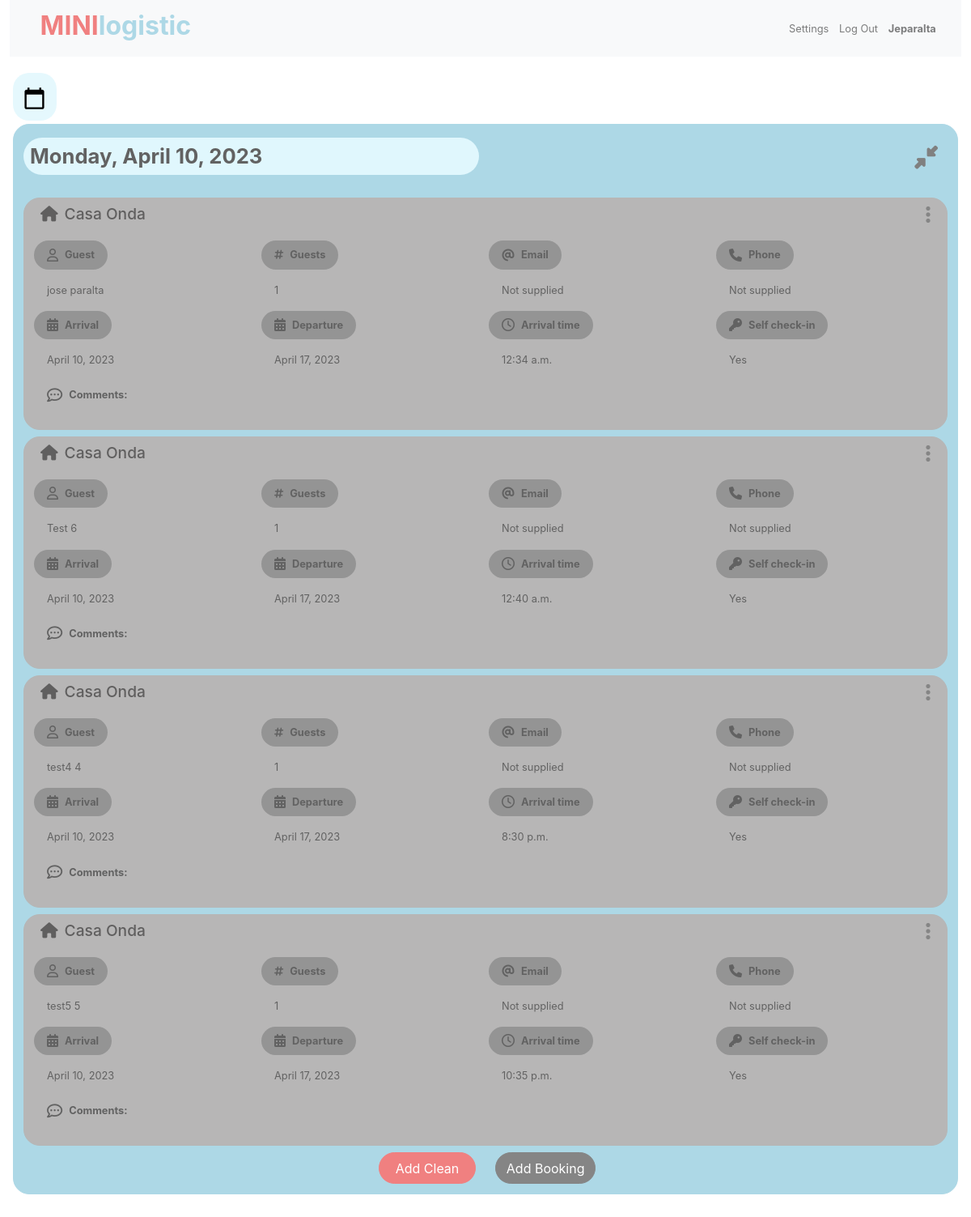
The page /minilogistic/fullday/2023-04-10/ (signed in) on the database its author committed.
### minilogistic/models.py (models this page shows, shortened)
class User(AbstractUser):
    groups = models.ManyToManyField(Group, related_name='minilogistic_users', blank=True)
    user_permissions = models.ManyToManyField(Permission, related_name='minilogistic_users', blank=True)

class Booking(models.Model):
    account = models.ForeignKey(Account, on_delete=models.CASCADE, related_name="bookings")
    firstname = models.CharField(max_length=64)
    lastname = models.CharField(max_length=64)
    number_pax = models.IntegerField(default=0)
    email = models.EmailField(blank=True)
    phone_number = PhoneNumberField(blank=True, null=True)
    location = models.ForeignKey(Location, on_delete=models.PROTECT, related_name="bookings")
    arrival_time = models.TimeField()
    arrival_date = models.DateField()
    departure_date = models.DateField()
    comment = models.TextField(max_length=500, blank=True, null=True)
    self_check_in = models.BooleanField(default=True)
    date_created = models.DateTimeField(default= datetime.today)
    added_by = models.ForeignKey(User, on_delete=models.CASCADE, related_name="bookings_added", blank=True)

class Location(models.Model):
    account = models.ForeignKey(Account, on_delete=models.CASCADE, related_name="locations")
    name = models.CharField(max_length=64)
    address = models.TextField(max_length=200, blank=True)
    comment = models.TextField(max_length=500, blank=True)
    date_created = models.DateTimeField(default= datetime.today)
    def __str__(self):
        return f"{self.name}"

### minilogistic/views.py (the view)
# urls.py: path('fullday/<str:day>/', views.fullday_view, name='fullday'),
def fullday_view(request, day):
    user = request.user
    selector = Selector.objects.filter(user=user).first()
    selected_account= selector.account
    day_date = datetime.strptime(day, "%Y-%m-%d").date()
    print("day:", day)
    print("day_date:", day_date)
    bookings = Booking.objects.filter(arrival_date=day_date, account=selected_account).order_by("arrival_date", "arrival_time")
    cleans = Clean.objects.filter(date=day_date, account=selected_account).order_by("date", "start_time")
    return render(request, "minilogistic/fullday.html", {
        "day":day_date,
        "bookings":bookings,
        "cleans":cleans
    })

### minilogistic/templates/minilogistic/fullday.html (shortened to what this page needs)
{% extends "minilogistic/layout.html" %}
{% load static %}
{% block body %}
    <div class="container-fluid">
        <div class="row">
            <div class="col">
                <div class="row">
                    <div class="col">
                        <div id="date-picker" class="row">
                            <form>
                                <input type="date" class="form-control" id="fulldatepicker" value="{{ day|date:'Y-m-d' }}">
                            </form>
                        </div>
                    </div>
                </div>
            </div>
        </div>
    </div>
<div id="fullday-agenda-body">
    <div class="row">
        <div class="col day-section-container" id="day-sections">
                <div class="day-section">
                    <div class="row">
                        <div class="col fullday-section-date-container">
                            <h2 class="section-date" data-date="{{ day|date:'Y-m-d' }}">{{ day|date:"l, F j, Y" }}</h2>
                        </div>
                        <div class="col">
                            <div class="back-to-agenda align-self-start mt-2">
                                <a  href="{% url 'minilogistic:agenda' %}"><h4><i class="fa-solid fa-xl fa-down-left-and-up-right-to-center"></i></h4></a>
                            </div>
                        </div>
                    </div>
                    {% for booking in bookings %}
                        {% if booking.arrival_date == day %}
                        <div class="row booking-section" id="booking-section-{{booking.id}}">
                            <div class="col">
                                <div class="row">
                                    <div class="col">
                                            <h4><i class="fa-solid fa-house icon-margin-right"></i>{{ booking.location }}</h4>
                                    </div>
                                    <div>
                                        <i class="fa fa-ellipsis-v booking-edit-icon" style="font-size:30px;" data-bookingid="{{ booking.id }}"></i>
                                    </div>
                                </div>
                                <div class="row">
                                    <div class="col">
                                        <div class="row">
                                            <div class="booking-item-container-title">
                                                <p><b>Guest</b></p>
                                            </div>
                                        </div>
                                        <div class="row">
                                                <div class="booking-item-container">
                                                   <p>{{ booking.firstname }} {{ booking.lastname }}</p>
                                                </div>
                                        </div>
                                    </div>
                                    <div class="col">
                                        <div class="row">
                                            <div class="booking-item-container-title">
                                                <p><b><i class="fa-solid fa-hashtag icon-margin-right"></i>Guests</b></p>
                                            </div>
                                        </div>
                                        <div class="row">
                                                <div class="booking-item-container">
                                                   <p>{{ booking.number_pax }}</p>
                                                </div>
                                        </div>
                                    </div>
                                    <div class="col">
                                        <div class="row">
                                            <div class="booking-item-container-title">
                                                <p><b>Email</b></p>
                                            </div>
                                        </div>
                                        <div class="row">
                                            <div class="booking-item-container">
                                                {% if booking.email %}
                                                <p>{{ booking.email }}</p>
                                                {% else %}
                                                <p>Not supplied</p>
                                                {% endif %}
                                            </div>
                                        </div>
                                    </div>
                                    <div class="col">
                                        <div class="row">
                                            <div class="booking-item-container-title">
                                                <p><b>Phone</b></p>
                                            </div>
                                        </div>
                                        <div class="row">
                                            <div class="booking-item-container">
                                                {% if booking.phone_number %}
                                                <p>{{ booking.phone_number }}</p>
                                                {% else %}
                                                <p>Not supplied</p>
                                                {% endif %}
                                            </div>
                                        </div>
                                    </div>
                                </div>
                                <div class="row">
                                    <div class="col">
                                        <div class="row">
                                            <div class="booking-item-container-title">
                                                <p><b>Arrival</b></p>
                                            </div>
                                        </div>
                                        <div class="row">
                                                <div class="booking-item-container">
                                                   <p>{{ booking.arrival_date }}</p>
                                                </div>
                                        </div>
                                    </div>
                                    <div class="col">
                                        <div class="row">
                                            <div class="booking-item-container-title">
                                                <p><b>Departure</b></p>
                                            </div>
                                        </div>
                                        <div class="row">
                                            <div class="booking-item-container">
                                                <p>{{ booking.departure_date }}</p>
                                            </div>
                                        </div>
                                    </div>
                                    <div class="col">
                                        <div class="row">
                                            <div class="booking-item-container-title">
                                                <p><b></i>Arrival time</b></p>
                                            </div>
                                        </div>
                                        <div class="row">
                                            <div class="booking-item-container">
                                                {% if booking.arrival_time %}
                                                <p>{{ booking.arrival_time }}</p>
                                                {% endif %}
                                            </div>
                                        </div>
                                    </div>
                                    <div class="col">
                                        <div class="row">
                                            <div class="booking-item-container-title">
                                                <p><b>Self check-in</b></p>
                                            </div>
                                        </div>
                                        <div class="row">
                                            <div class="booking-item-container">
                                                {% if booking.self_check_in == True %}
                                                <p>Yes</p>
                                                {% else %}
                                                <p>No</p>
                                                {% endif %}
                                            </div>
                                        </div>
                                    </div>
                                </div>
                                <div class="row">
                                    <div class="booking-item-container">
                                        <p><b>Comments:</b></p>
                                    </div>
                                </div>
                                <div class="row">
                                    <div class="comments-section">
                                    </div>
                                </div>
                            </div>
                        </div>
                        {% endif %}
                    {% endfor %}
                    <div class="row">
                        <div class="col text-right button-container">
                            <button type="button" class="clean-button btn btn-info btn-lg" data-newclean-form-url="{% url 'minilogistic:newcleanform' %}">Add Clean</button>
                        </div>
                        <div id="add-booking-button" class="col text-left">
                            <button type="button" class="booking-button btn btn-info btn-lg" data-booking-form-url="{% url 'minilogistic:bookingform' %}">Add Booking</button>
                        </div>
                    </div>
                </div>
        </div>
    </div>
</div>
{% endblock %}

### minilogistic/templates/minilogistic/layout.html (shortened to what this page needs)
{% load static %}
<!DOCTYPE html>
<html lang="en">
    <head>
        <link rel="stylesheet" href="https://stackpath.bootstrapcdn.com/bootstrap/4.4.1/css/bootstrap.min.css">
        <link href="{% static 'minilogistic/styles.css' %}" rel="stylesheet">
        <link rel="stylesheet" href="https://cdnjs.cloudflare.com/ajax/libs/font-awesome/4.7.0/css/font-awesome.min.css">
        <link rel="stylesheet" href="https://cdnjs.cloudflare.com/ajax/libs/font-awesome/6.0.0-beta3/css/all.min.css">
    </head>
    <body>
        <div class="container-fluid">
            <nav class="navbar navbar-expand-sm navbar-light bg-light">
                <div class="container-fluid">
                    <div class="collapse navbar-collapse" id="navbarNav">
                        <div class="d-flex align-items-center mr-auto">
                            <a class="nav-link" href="{% url 'minilogistic:agenda' %}" style="display: inline-flex;">
                                <h1 style="color:lightcoral; font-weight: bold;">MINI</h1>
                                <h1 style="color:lightblue; font-weight: bold;">logistic</h1>
                            </a>
                        </div>
                        {% if user.is_authenticated %}
                        <ul class="navbar-nav ml-auto">
                            <li class="nav-item">
                                <a class="nav-link" href="{% url 'minilogistic:settings' %}">Settings</a>
                            </li>
                            <li class="nav-item">
                                <a class="nav-link" href="{% url 'minilogistic:logout' %}">Log Out</a>
                            </li>
                            <li class="nav-item">
                                {% if user.is_authenticated %}
                               <a class="nav-link"><strong>{{ user.username }}</strong></a>
                            {% else %}
                                Not signed in.
                            {% endif %}
                            </li>
                        </ul>
                        {% endif %}
                    </div>
                </div>
            </nav>
            <br>
            {% block body %}
            {% endblock %}
        </div>
    </body>
</html>

### rows shown on the page
User: username "Jeparalta"
Booking: location "Casa Onda", firstname "jose", lastname "paralta", number_pax "1", email "Not supplied", arrival_date "April 10, 2023", departure_date "April 17, 2023", arrival_time "12:34 a.m.", self_check_in "Yes"
Booking: location "Casa Onda", firstname "Test", lastname "6", number_pax "1", email "Not supplied", arrival_date "April 10, 2023", departure_date "April 17, 2023", arrival_time "12:40 a.m.", self_check_in "Yes"
Booking: location "Casa Onda", firstname "test4", lastname "4", number_pax "1", email "Not supplied", arrival_date "April 10, 2023", departure_date "April 17, 2023", arrival_time "8:30 p.m.", self_check_in "Yes"
Booking: location "Casa Onda", firstname "test5", lastname "5", number_pax "1", email "Not supplied", arrival_date "April 10, 2023", departure_date "April 17, 2023", arrival_time "10:35 p.m.", self_check_in "Yes"

### other values the page prints
{{ day|date:"l, F j, Y" }} "Monday, April 10, 2023"
